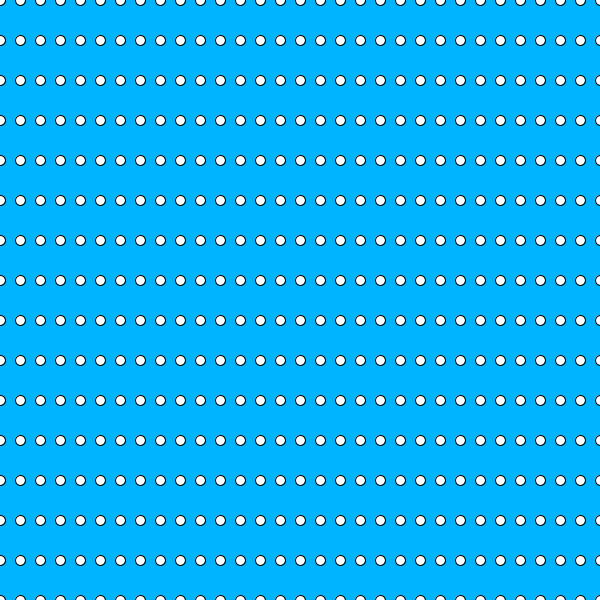
Frame 1 (no input)
Frame 60 (the mouse pressed at the canvas centre just before this capture): identical to frame 1, image omitted
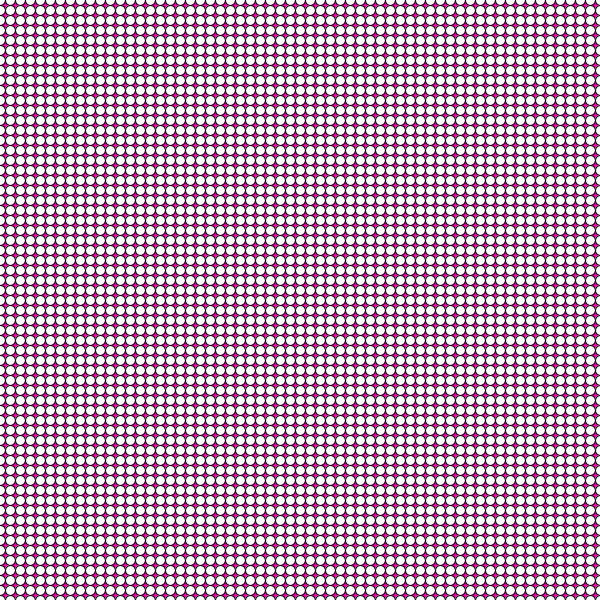
Frame 120 (the mouse held since frame 60 and released just before this capture)

The Processing sketch that drew these frames (run headless with seeded random() and noise(); from frame 60 on, the mouse is pressed at the canvas centre):

// Processing sketch: Homework3
// ── Homework3.pde
void setup(){
size(600,600);

}

void draw(){
  

  

 
if (mousePressed == true) { //what happens if mouse is pressed
  background(255,0,180);
  for(int x=0; x<610; x=x+10){
  for(int y=0; y<610; y=y+10){
ellipse(x, y, 10,10);
  }
  }
  
  
}

else {

if (keyPressed == true) { //what happens if key is pressed
background(180,0,255);
for(int x=0; x<610; x=x+20){
  for(int y=0; y<610; y=y+20){
ellipse(x, y, 10,10);

  }
}
}

else {
  
 background(0,180,255); //what happens if mouse and key are not pressed
for(int x=0; x<610; x=x+20){
  for(int y=0; y<610; y=y+40){
ellipse(x, y, 10,10);
  }
}
 
}
}
}
